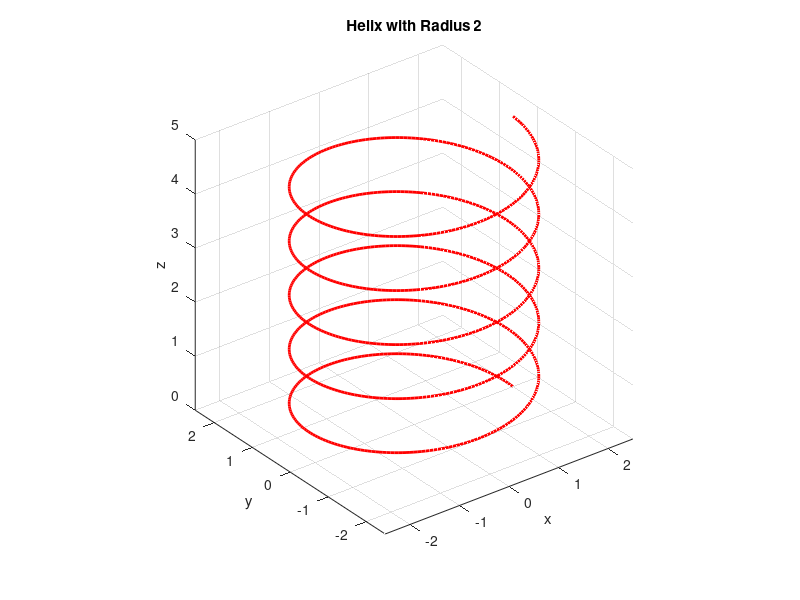

This chart was generated by the following MATLAB code:
% Helix Plot
t = linspace(0, 10*pi, 1000);  % Create an array of points for t from 0 to 10*pi
radius = 2;                    % Define the radius of the helix
x = radius * cos(t);           % Calculate x-coordinates of the helix
y = radius * sin(t);           % Calculate y-coordinates of the helix
z = t / (2*pi);                % Calculate z-coordinates (1 unit per revolution)

plot3(x, y, z, 'r-', 'LineWidth', 2); % Plot the helix with red line and line width 2
grid on                              % Turn on the grid
xlabel('x')                          % Label x-axis
ylabel('y')                          % Label y-axis
zlabel('z')                          % Label z-axis
title('Helix with Radius 2')         % Add title to the plot
axis equal                           % Set equal scaling for all axes
